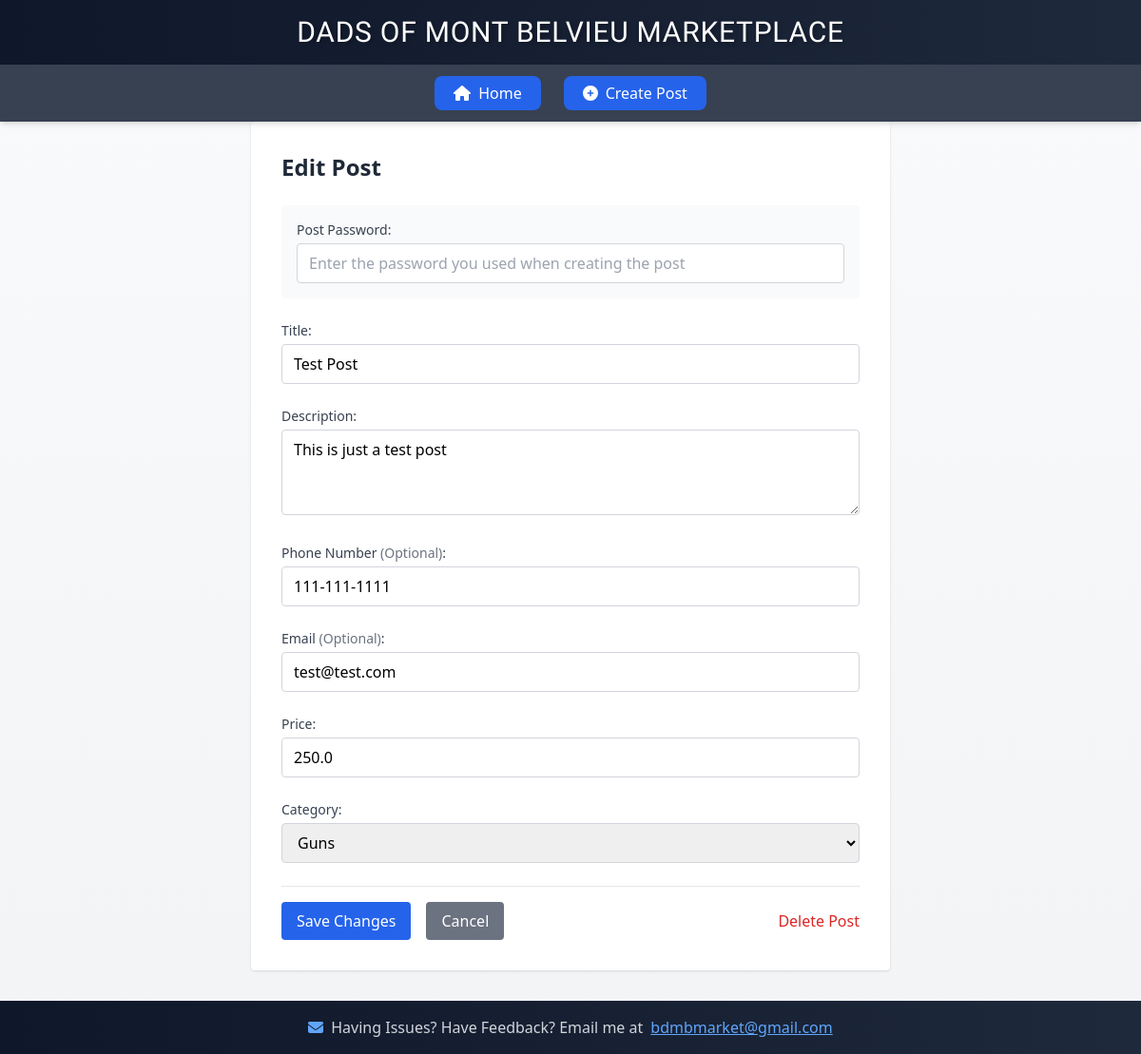
Page /post/1/edit on the committed database.
### app.py (models this page shows)
class Post(db.Model):
    id = db.Column(db.Integer, primary_key=True)
    title = db.Column(db.String(100), nullable=False)
    description = db.Column(db.Text, nullable=False)
    price = db.Column(db.Float, nullable=False)
    category = db.Column(db.String(20), nullable=False)
    photos = db.relationship('Photo', backref='post', lazy=True)
    comments = db.relationship('Comment', back_populates='post', cascade='all, delete')
    uuid = db.Column(db.String(36), nullable=False)
    created_at = db.Column(db.DateTime, default=datetime.utcnow)
    post_password = db.Column(db.String(255), nullable=True)
    phone = db.Column(db.String(20), nullable=True)
    email = db.Column(db.String(120), nullable=True)

### app.py (the view, shortened to what this page needs)
@app.route('/post/<int:post_id>/edit', methods=['GET', 'POST'])
def edit_post(post_id):
    try:
        post = Post.query.get_or_404(post_id)
        return render_template('edit_post.html', post=post)
    except Exception as e:
        app.logger.error(f"Error in edit_post: {e}")
        db.session.rollback()
        flash('An error occurred while editing the post.', 'error')
        return redirect(url_for('post', post_id=post_id))

### templates/edit_post.html (shortened to what this page needs)
{% extends "base.html" %}
{% block content %}
<div class="max-w-2xl mx-auto bg-white p-8 rounded shadow">
    <h1 class="text-2xl font-bold mb-6 text-gray-800">Edit Post</h1>
    <form id="editForm" action="{{ url_for('edit_post', post_id=post.id) }}" method="post" enctype="multipart/form-data" class="space-y-6">
        <div class="bg-gray-50 p-4 rounded">
            <label for="post_password" class="block text-sm font-medium text-gray-700 mb-1">Post Password:</label>
            <input
                type="text"
                id="post_password"
                name="post_password"
                required
                class="w-full border border-gray-300 rounded px-3 py-2"
                placeholder="Enter the password you used when creating the post"
            >
        </div>
        <div>
            <label for="title" class="block text-sm font-medium text-gray-700 mb-1">Title:</label>
            <input
                type="text"
                id="title"
                name="title"
                value="{{ post.title }}"
                required
                class="w-full border border-gray-300 rounded px-3 py-2"
            >
        </div>
        <div>
            <label for="description" class="block text-sm font-medium text-gray-700 mb-1">Description:</label>
            <textarea
                id="description"
                name="description"
                rows="3"
                required
                class="w-full border border-gray-300 rounded px-3 py-2"
            >{{ post.description }}</textarea>
        </div>
        <div>
            <label for="phone" class="block text-sm font-medium text-gray-700 mb-1">
                Phone Number <span class="text-gray-500 font-normal">(Optional)</span>:
            </label>
            <input
                type="tel"
                id="phone"
                name="phone"
                value="{{ post.phone or '' }}"
                class="w-full border border-gray-300 rounded px-3 py-2"
                placeholder="Enter your phone number"
            >
        </div>
        <div>
            <label for="email" class="block text-sm font-medium text-gray-700 mb-1">
                Email <span class="text-gray-500 font-normal">(Optional)</span>:
            </label>
            <input
                type="email"
                id="email"
                name="email"
                value="{{ post.email or '' }}"
                class="w-full border border-gray-300 rounded px-3 py-2"
                placeholder="Enter your email address"
            >
        </div>
        <div>
            <label for="price" class="block text-sm font-medium text-gray-700 mb-1">Price:</label>
            <input
                type="number"
                id="price"
                name="price"
                step="0.01"
                value="{{ post.price }}"
                required
                class="w-full border border-gray-300 rounded px-3 py-2"
            >
        </div>
        <div>
            <label for="category" class="block text-sm font-medium text-gray-700 mb-1">Category:</label>
            <select
                id="category"
                name="category"
                required
                class="w-full border border-gray-300 rounded px-3 py-2"
            >
                <option value="Guns" {% if post.category == "Guns" %}selected{% endif %}>Guns</option>
            </select>
        </div>
        <div class="flex justify-between items-center pt-4 border-t border-gray-200">
            <div class="flex gap-4">
                <button
                    type="submit"
                    class="bg-blue-600 text-white px-4 py-2 rounded hover:bg-blue-700 transition">
                    Save Changes
                </button>
                <a
                    href="{{ url_for('post', post_id=post.id) }}"
                    class="bg-gray-500 text-white px-4 py-2 rounded hover:bg-gray-600 transition">
                    Cancel
                </a>
            </div>
            <button
                type="button"
                onclick="confirmDelete()"
                class="text-red-600 hover:text-red-800 transition">
                Delete Post
            </button>
        </div>
    </form>
</div>
{% endblock %}

### rows in the picture
Post: title "Test Post", description "This is just a test post", phone "111-111-1111", email "test@test.com", price "250.0", category "Guns"
